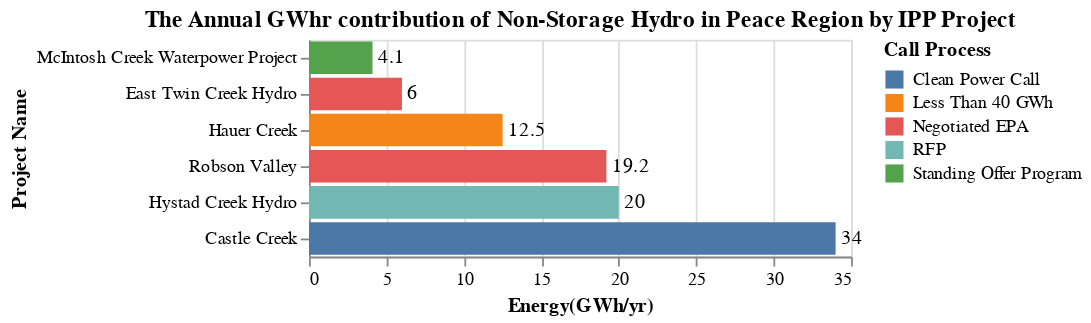

This figure's notebook cell:
### Markdown cell above
The bar chart energy_PR_Loc_chart, shows the energy contribution of the project and the call process by which it was acquired. 

The bar chart capacity_PR_Loc_chart, shows the capacity contribution of each of these projects and the call process by which it was acquired.

### Code cell
title = alt.TitleParams('The Annual GWhr contribution of Non-Storage Hydro in Peace Region by IPP Project')

capacity_IPP = alt.Chart(data_PR, title = title).mark_bar().encode(
                    alt.Y('Project_name', title='Project Name',sort='x'),
                    alt.X('sum(Energy(GWh/yr))', title='Energy(GWh/yr)'),
                    alt.Color('Call_process', title = 'Call Process')).properties( width=300)
energy_PR_Loc_chart = capacity_IPP + capacity_IPP.mark_text(
    color = 'black', align='left', dx = 3).encode(text='sum(Energy(GWh/yr))',color=alt.value('black'))
energy_PR_Loc_chart

### Figure 1 — Vega-Lite specification as saved in the notebook (floating-point values rounded to 4 significant figures)
{"config": {"view": {"continuousWidth": 300, "continuousHeight": 300}}, "layer": [{"mark": {"type": "bar"}, "encoding": {"color": {"field": "Call_process", "title": "Call Process", "type": "nominal"}, "x": {"aggregate": "sum", "field": "Energy(GWh/yr)", "title": "Energy(GWh/yr)", "type": "quantitative"}, "y": {"field": "Project_name", "sort": "x", "title": "Project Name", "type": "nominal"}}, "title": {"text": "The Annual GWhr contribution of Non-Storage Hydro in Peace Region by IPP Project"}}, {"mark": {"type": "text", "align": "left", "color": "black", "dx": 3}, "encoding": {"color": {"value": "black"}, "text": {"aggregate": "sum", "field": "Energy(GWh/yr)", "type": "quantitative"}, "x": {"aggregate": "sum", "field": "Energy(GWh/yr)", "title": "Energy(GWh/yr)", "type": "quantitative"}, "y": {"field": "Project_name", "sort": "x", "title": "Project Name", "type": "nominal"}}, "title": {"text": "The Annual GWhr contribution of Non-Storage Hydro in Peace Region by IPP Project"}}], "data": {"name": "data-c99655fe2b53e659ad33e1bed03a4384"}, "width": 300, "$schema": "https://vega.github.io/schema/vega-lite/v5.20.1.json", "datasets": {"data-c99655fe2b53e659ad33e1bed03a4384": [{"Sub_region": "Central Interior", "Project_name": "Castle Creek", "IPP_seller": "Castle Mountain Hydro Ltd.", "Location": "McBride", "Type": "Non-Storage Hydro", "Year": "2010", "Call_process": "Clean Power Call", "Capacity(MW)": 6.0, "Energy(GWh/yr)": 34.0, "Region": "Peace Region"}, {"Sub_region": "Central Interior", "Project_name": "McIntosh Creek Waterpower Project", "IPP_seller": "Snowshoe Power Ltd.", "Location": "McBride", "Type": "Non-Storage Hydro", "Year": "2010", "Call_process": "Standing Offer Program", "Capacity(MW)": 1.2, "Energy(GWh/yr)": 4.1, "Region": "Peace Region"}, {"Sub_region": "Central Interior", "Project_name": "East Twin Creek Hydro", "IPP_seller": "Valemount Hydro Limited Partnership", "Location": "McBride", "Type": "Non-Storage Hydro", "Year": "2011", "Call_process": "Negotiated EPA", "Capacity(MW)": 1.6, "Energy(GWh/yr)": 6.0, "Region": "Peace Region"}, {"Sub_region": "Central Interior", "Project_name": "Robson Valley", "IPP_seller": "Robson Valley Power Corporation", "Location": "McBride", "Type": "Non-Storage Hydro", "Year": "2020", "Call_process": "Negotiated EPA", "Capacity(MW)": 3.6, "Energy(GWh/yr)": 19.2, "Region": "Peace Region"}, {"Sub_region": "Central Interior", "Project_name": "Hystad Creek Hydro", "IPP_seller": "Valemount Hydro Limited Partnership", "Location": "Valemount", "Type": "Non-Storage Hydro", "Year": "2000", "Call_process": "RFP", "Capacity(MW)": 5.7, "Energy(GWh/yr)": 20.0, "Region": "Peace Region"}, {"Sub_region": "Central Interior", "Project_name": "Hauer Creek", "IPP_seller": "Hauer Creek Power Inc.", "Location": "Valemount", "Type": "Non-Storage Hydro", "Year": "2001", "Call_process": "Less Than 40 GWh", "Capacity(MW)": 2.4, "Energy(GWh/yr)": 12.5, "Region": "Peace Region"}]}}
